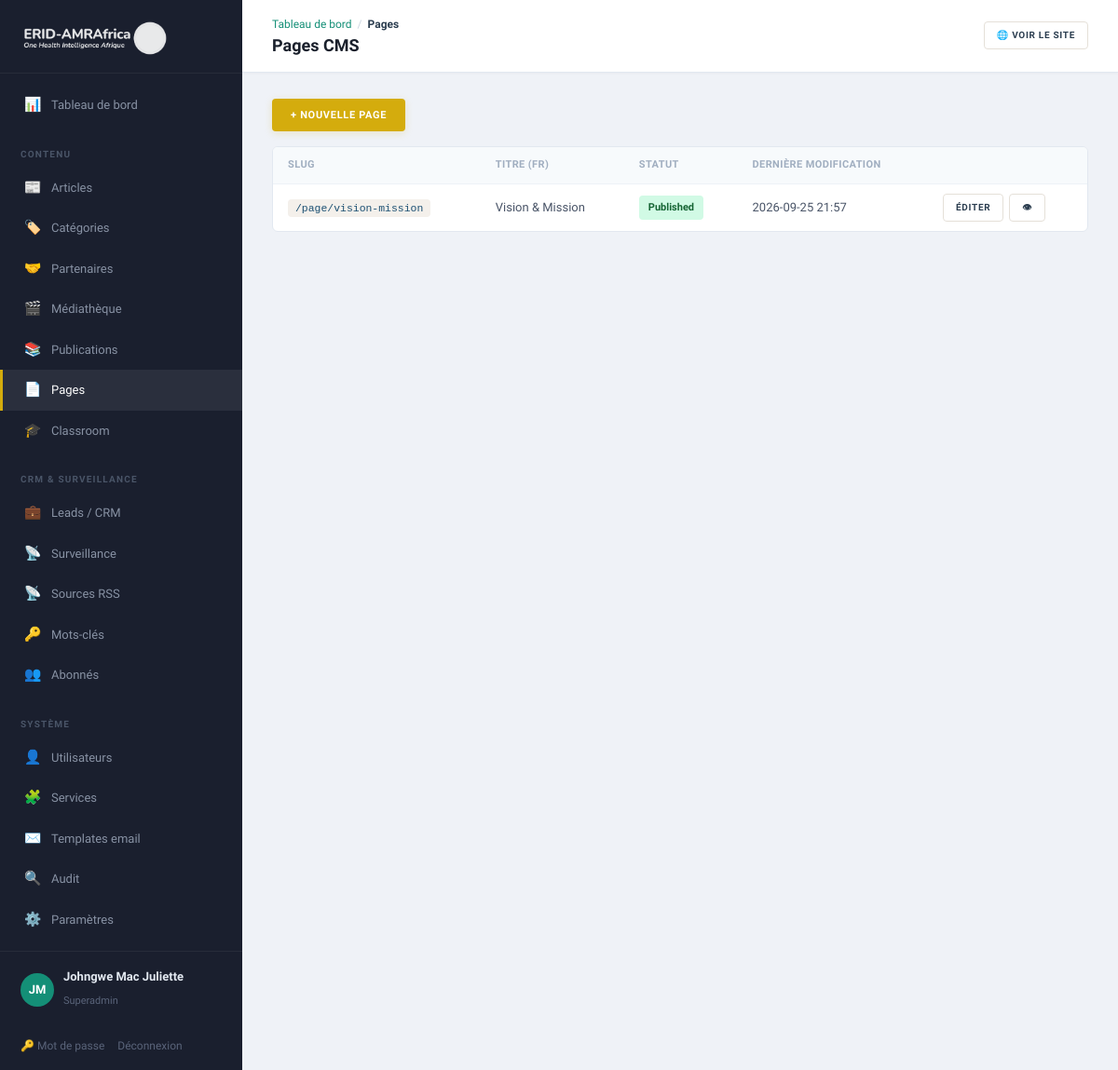
The app's page /admin/pages (signed in) with its own data.
### tables this page shows
CREATE TABLE pages (
    id              INT UNSIGNED AUTO_INCREMENT PRIMARY KEY,
    slug            VARCHAR(120)    NOT NULL UNIQUE,
    title_fr        VARCHAR(200)    NOT NULL,
    title_en        VARCHAR(200)    NOT NULL,
    body_fr         MEDIUMTEXT      NULL,
    body_en         MEDIUMTEXT      NULL,
    status          ENUM('draft','published') NOT NULL DEFAULT 'published',
    updated_at      DATETIME        NOT NULL DEFAULT CURRENT_TIMESTAMP ON UPDATE CURRENT_TIMESTAMP
);

### app/Core/View.php (called while the page is built, shortened)
<?php
final class View
{
    public static function render(string $template, array $data = [], string $layout = 'public'): void
    {
        $root = Config::get('root');
        extract($data, EXTR_SKIP);
        require $root . '/app/Views/' . $template . '.php';
    }
    public static function e(?string $s): string
    {
        return htmlspecialchars((string) $s, ENT_QUOTES, 'UTF-8');
    }
}

### app/Core/Controller.php (called while the page is built, shortened)
<?php
abstract class Controller
{
    protected function view(string $template, array $data = [], string $layout = 'public'): void
    {
        View::render($template, $data, $layout);
    }
    protected function input(string $key, ?string $default = null): ?string
    {
        $v = $_POST[$key] ?? $_GET[$key] ?? $default;
        return is_string($v) ? trim($v) : $default;
    }
}

### app/Controllers/Admin/PagesController.php (called while the page is built, shortened)
<?php
final class PagesController extends Controller
{
    public function index(): void
    {
        $page = max(1, (int) ($this->input('page') ?: 1));
        [$pages, $page, $totalPages] = Database::paginate(
            'SELECT * FROM pages ORDER BY slug', [], $page, 20
        );
        $this->view('admin/pages', [
            'title' => 'Pages CMS', 'pages' => $pages,
            'page' => $page, 'totalPages' => $totalPages,
        ], 'admin');
    }
}

### public/index.php (called while the page is built, shortened)
<?php
spl_autoload_register(function (string $class): void {
    $path = APP_ROOT . '/app/' . str_replace('\\', '/', substr($class, 4)) . '.php';
});
$router = new Router();
$router->dispatch($_SERVER['REQUEST_METHOD'], $_SERVER['REQUEST_URI']);

### app/Core/Database.php (called while the page is built, shortened)
<?php
final class Database
{
    private static ?PDO $pdo = null;
    public static function pdo(): PDO
    {
        if (self::$pdo === null) {
            $cfg = Config::get('db');
            $dsn = sprintf(
                'mysql:host=%s;port=%s;dbname=%s;charset=utf8mb4',
                $cfg['host'], $cfg['port'], $cfg['name']
            );
            try {
                self::$pdo = new PDO($dsn, $cfg['user'], $cfg['pass'], [
                    PDO::ATTR_ERRMODE            => PDO::ERRMODE_EXCEPTION,
                    PDO::ATTR_DEFAULT_FETCH_MODE => PDO::FETCH_ASSOC,
                    PDO::ATTR_EMULATE_PREPARES   => false,
                    PDO::MYSQL_ATTR_INIT_COMMAND => "SET NAMES utf8mb4 COLLATE utf8mb4_unicode_ci",
                ]);
            } catch (PDOException $e) {
                http_response_code(500);
                exit('Database connection failed.');
            }
        }
        return self::$pdo;
    }
    public static function all(string $sql, array $params = []): array
    {
        $stmt = self::pdo()->prepare($sql);
        $stmt->execute($params);
        return $stmt->fetchAll();
    }
    public static function one(string $sql, array $params = []): ?array
    {
        $stmt = self::pdo()->prepare($sql);
        $stmt->execute($params);
        $row = $stmt->fetch();
        return $row ?: null;
    }
    public static function paginate(string $sql, array $params, int $page, int $perPage = 20): array
    {
        $countSql = preg_replace('/^SELECT .+? FROM/is', 'SELECT COUNT(*) AS c FROM', $sql);
        $countSql = preg_replace('/\s+ORDER BY .+$/i', '', $countSql);
        $total = (int) self::one($countSql, $params)['c'];
        $totalPages = max(1, (int) ceil($total / $perPage));
        $page = max(1, min($page, $totalPages));
        $offset = ($page - 1) * $perPage;
        $items = self::all($sql . " LIMIT {$perPage} OFFSET {$offset}", $params);
        return [$items, $page, $totalPages, $total];
    }
}

### app/Core/Config.php (called while the page is built, shortened)
<?php
final class Config
{
    private static array $data = [];
    public static function load(string $root): void
    {
        $env = [];
        self::$data = [
            'app' => [
                'name'   => $env['APP_NAME']   ?? 'ERID-AMRAfrica',
                'env'    => $env['APP_ENV']    ?? 'production',
                'url'    => $env['APP_URL']    ?? 'http://localhost:8080',
                'locale' => $env['APP_LOCALE'] ?? 'fr',
            ],
            'db' => [
                'host' => $env['DB_HOST'] ?? '127.0.0.1',
                'port' => $env['DB_PORT'] ?? '3306',
                'name' => $env['DB_NAME'] ?? 'erid_amrafrica',
                'user' => $env['DB_USER'] ?? 'root',
                'pass' => $env['DB_PASS'] ?? '',
            ],
            'mail' => [
                'from'      => $env['MAIL_FROM'] ?? 'consulting@erid-amrafrica.org',
                'from_name' => $env['MAIL_FROM_NAME'] ?? 'ERID-AMRAfrica',
            ],
            'root' => $root,
        ];
    }
    public static function get(string $key): mixed
    {
        return self::$data[$key] ?? null;
    }
}

### app/Views/admin/pages.php (the view, shortened to what this page needs)
<?php
use App\Core\View; $e = fn($s) => View::e($s);
?>
<div class="toolbar"><a class="btn btn-gold" href="/admin/pages/new">+ Nouvelle page</a></div>
<div class="panel">
  <table class="data-table">
    <thead><tr><th>Slug</th><th>Titre (FR)</th><th>Statut</th><th>Dernière modification</th><th></th></tr></thead>
    <tbody>
    <?php foreach ($pages as $p): ?>
      <tr>
        <td><code>/page/<?= $e($p['slug']) ?></code></td>
        <td><?= $e($p['title_fr']) ?></td>
        <td><span class="status status-<?= $e($p['status']) ?>"><?= $e($p['status']) ?></span></td>
        <td><?= $e(substr($p['updated_at'], 0, 16)) ?></td>
        <td style="display:flex;gap:6px">
          <a href="/admin/pages/<?= (int)$p['id'] ?>/edit" class="btn btn-ghost sm">Éditer</a>
          <a href="/page/<?= $e($p['slug']) ?>" target="_blank" class="btn btn-ghost sm">👁</a>
        </td>
      </tr>
    <?php endforeach; ?>
    </tbody>
  </table>
</div>

### app/Core/Router.php (shortened to what this page needs)
<?php
final class Router
{
    private array $routes = ['GET' => [], 'POST' => []];
    public function get(string $path, callable|array $handler): void
    {
        $this->routes['GET'][$this->normalize($path)] = $handler;
    }
    public function post(string $path, callable|array $handler): void
    {
        $this->routes['POST'][$this->normalize($path)] = $handler;
    }
    private function normalize(string $path): string
    {
        return '/' . trim($path, '/');
    }
    public function dispatch(string $method, string $uri): void
    {
        $path = $this->normalize(parse_url($uri, PHP_URL_PATH) ?: '/');
        foreach ($this->routes[$method] ?? [] as $route => $handler) {
            $pattern = '#^' . preg_replace('#\{[a-zA-Z_]+\}#', '([^/]+)', $route) . '$#';
            if (preg_match($pattern, $path, $m)) {
                array_shift($m);
                $this->invoke($handler, $m);
                return;
            }
        }
    }
    private function invoke(callable|array $handler, array $args): void
    {
        if (is_array($handler)) {
            [$class, $method] = $handler;
            (new $class())->{$method}(...$args);
            return;
        }
    }
}

### public/assets/css/app.css (style rules this page uses)
:root { --navy:#1B4F72;--navy-d:#154360;--navy-l:#2E86C1; --teal:#148F77;--teal-d:#0E6655;--teal-l:#1ABC9C; --gold:#D4AC0D;--gold-d:#B7950B;--gold-l:#F4D03F; --green:#27AE60;--green-d:#1E8449;--green-l:#58D68D; --burgundy:#78281F;--burgundy-d:#5B1F18; --red:#CB4335;--warm:#F8F4EF; --accent:#148F77; --c-spillover:#1B4F72;--c-amr:#148F77;--c-policy:#D4AC0D;--c-tech:#27AE60; --ink:#2C3E50;--muted:#717D8A;--light:#A6ACAF; --bg:#FCFAF7;--bg-alt:#F4F0EB;--card:#fff;--line:#E5E0D8; --font-d:'Merriweather',Georgia,serif; --font-b:'Source Sans 3','Source Sans Pro',system-ui,sans-serif; --w:1140px; --radius:10px;--radius-sm:6px;--radius-xs:4px; --shadow:0 2px 12px rgba(44,62,80,.05); --shadow-lg:0 8px 28px rgba(44,62,80,.08); --shadow-hover:0 6px 24px rgba(44,62,80,.1); }
*,*::before,*::after { box-sizing:border-box }
html { overflow-x:hidden }
body { margin:0;font-family:var(--font-b);color:var(--ink);background:var(--bg);line-height:1.7;font-size:15.5px;-webkit-font-smoothing:antialiased;overflow-x:hidden }
a { color:var(--ink);text-decoration:none;transition:color .25s }
code { background:var(--bg-alt);padding:3px 8px;font-size:.88em;border-radius:var(--radius-xs);color:var(--navy) }
.btn { display:inline-flex;align-items:center;justify-content:center;gap:6px;padding:10px 20px;font-weight:700;border:none;cursor:pointer;font-size:11px;font-family:var(--font-b);text-transform:uppercase;letter-spacing:.7px;transition:all .25s;line-height:1.4;border-radius:var(--radius-xs);position:relative }
.btn.sm { padding:7px 13px;font-size:10px }
.btn-gold { background:var(--gold);color:#fff;box-shadow:0 2px 8px rgba(212,172,13,.2) }
.btn-ghost { background:#fff;border:1px solid var(--line);color:var(--ink) }
body.admin { display:flex;background:#EFF2F7;font-family:var(--font-b);min-height:100vh }
.panel { background:#fff;border:1px solid #E2E8F0;padding:0;margin-bottom:18px;border-radius:var(--radius-sm);overflow:hidden }
.panel > table { margin:0 }
.panel > .data-table { margin:0 }
.data-table { width:100%;border-collapse:collapse }
.data-table th { text-align:left;padding:10px 16px;font-size:11px;text-transform:uppercase;color:#A0AEC0;border-bottom:1px solid #EDF2F7;letter-spacing:.4px;font-weight:600;background:#F7FAFC }
.data-table td { padding:10px 16px;border-bottom:1px solid #EDF2F7;vertical-align:middle;font-size:13px;color:#4A5568 }
.data-table tr:last-child td { border-bottom:none }
.status { padding:4px 10px;font-size:11px;font-weight:700;text-transform:capitalize;border-radius:4px;display:inline-block }
.status-published { background:#D1FAE5;color:#166534 }
.filters,.toolbar { margin-bottom:16px;display:flex;gap:6px;flex-wrap:wrap;align-items:center }
.toolbar { margin-bottom:16px }

### records on screen
pages: slug "vision-mission", title_fr "Vision & Mission", status "Published", updated_at "2026-09-25 21:57"

### other values on screen
$e($c[0]) "Tableau de bord"
$e($c[0]) "Pages"
